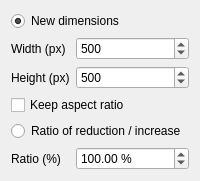
              <widget class="QWidget" name="pageResize">
               <layout class="QFormLayout" name="pageResizeLayout">
                <item row="0" column="0" colspan="2">
                 <widget class="QRadioButton" name="resizeByDimsRadio">
                  <property name="text">
                   <string>New dimensions</string>
                  </property>
                  <property name="checked">
                   <bool>true</bool>
                  </property>
                 </widget>
                </item>
                <item row="1" column="0">
                 <widget class="QLabel" name="lblResizeWidth">
                  <property name="text">
                   <string>Width (px)</string>
                  </property>
                 </widget>
                </item>
                <item row="1" column="1">
                 <widget class="QSpinBox" name="resizeWidthSpin">
                  <property name="minimum">
                   <number>1</number>
                  </property>
                  <property name="maximum">
                   <number>20000</number>
                  </property>
                  <property name="value">
                   <number>500</number>
                  </property>
                 </widget>
                </item>
                <item row="2" column="0">
                 <widget class="QLabel" name="lblResizeHeight">
                  <property name="text">
                   <string>Height (px)</string>
                  </property>
                 </widget>
                </item>
                <item row="2" column="1">
                 <widget class="QSpinBox" name="resizeHeightSpin">
                  <property name="minimum">
                   <number>1</number>
                  </property>
                  <property name="maximum">
                   <number>20000</number>
                  </property>
                  <property name="value">
                   <number>500</number>
                  </property>
                 </widget>
                </item>
                <item row="3" column="0" colspan="2">
                 <widget class="QCheckBox" name="resizeKeepAspectCheck">
                  <property name="text">
                   <string>Keep aspect ratio</string>
                  </property>
                 </widget>
                </item>
                <item row="4" column="0" colspan="2">
                 <widget class="QRadioButton" name="resizeByRatioRadio">
                  <property name="text">
                   <string>Ratio of reduction / increase</string>
                  </property>
                 </widget>
                </item>
                <item row="5" column="0">
                 <widget class="QLabel" name="lblResizeRatio">
                  <property name="text">
                   <string>Ratio (%)</string>
                  </property>
                 </widget>
                </item>
                <item row="5" column="1">
                 <widget class="QDoubleSpinBox" name="resizeRatioSpin">
                  <property name="suffix">
                   <string> %</string>
                  </property>
                  <property name="minimum">
                   <double>1.000000000000000</double>
                  </property>
                  <property name="maximum">
                   <double>1000.000000000000000</double>
                  </property>
                  <property name="value">
                   <double>100.000000000000000</double>
                  </property>
                 </widget>
                </item>
               </layout>
              </widget>
